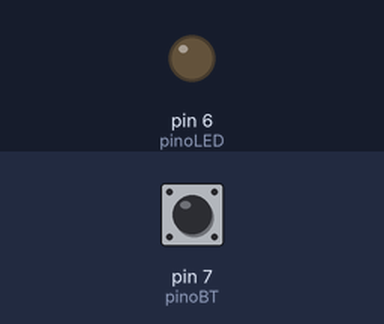
The sketch below on a simulated Arduino Uno, built with avr-gcc and run on an emulated ATmega328P. Parts: output pins drawn as LEDs (lit = HIGH). The test bench sets the inputs (shaded band); at power-on: pin 7 (pinoBT) HIGH.

Above: at 1.2 s.
1.3 s: pin 7 (pinoBT) pulled LOW for 0.15 s
At 1.37 s:
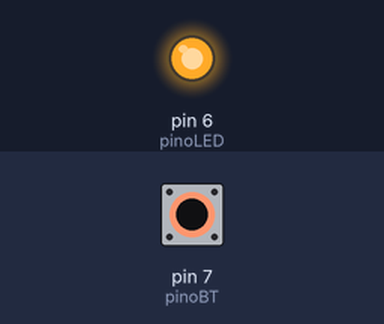
2.9 s: pin 7 (pinoBT) pulled LOW for 3.2 s
At 6.4 s:
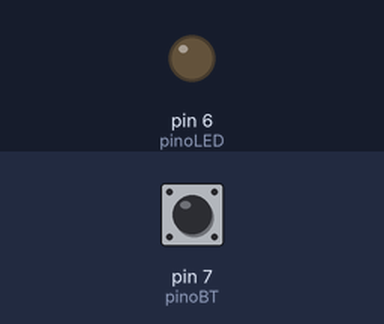
Timing chart, 0 to 7.9 s (numbered marks = the images above; inputs shaded):
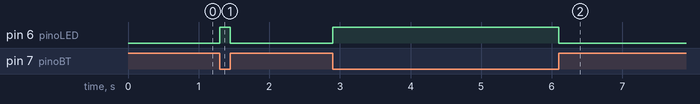

Measured:
- after the input at 1.3 s, pin 6 (pinoLED): LOW → HIGH at once, → LOW 0.15 s later
- after the input at 2.9 s, pin 6 (pinoLED): LOW → HIGH at once, → LOW 3.2 s later

The sketch:

proj2.ino
```cpp
//Programa Liga Led com botão
// variaveis que nunca mudam
const int pinoLED =  6;   // variavel para o Pino do Led
const int pinoBT = 7;     // variavel para o Pino do Botao

// variavel que muda
int estadoBT = 1;         // variavel para o estado inicial do Botao

void setup() {
  pinMode(pinoLED, OUTPUT); // define pino do led como saida
  pinMode(pinoBT, INPUT_PULLUP); //define pino do botao como entrada
}

void loop() {
  //variavel que recebe a leitura do pino do botao
  estadoBT = digitalRead(pinoBT);

  // se apertar o botao
  if (estadoBT == LOW) {
    digitalWrite(pinoLED, HIGH); //LED LIGADO
  } else {
    digitalWrite(pinoLED, LOW); //LED DESLIGADO
  }
}
```
